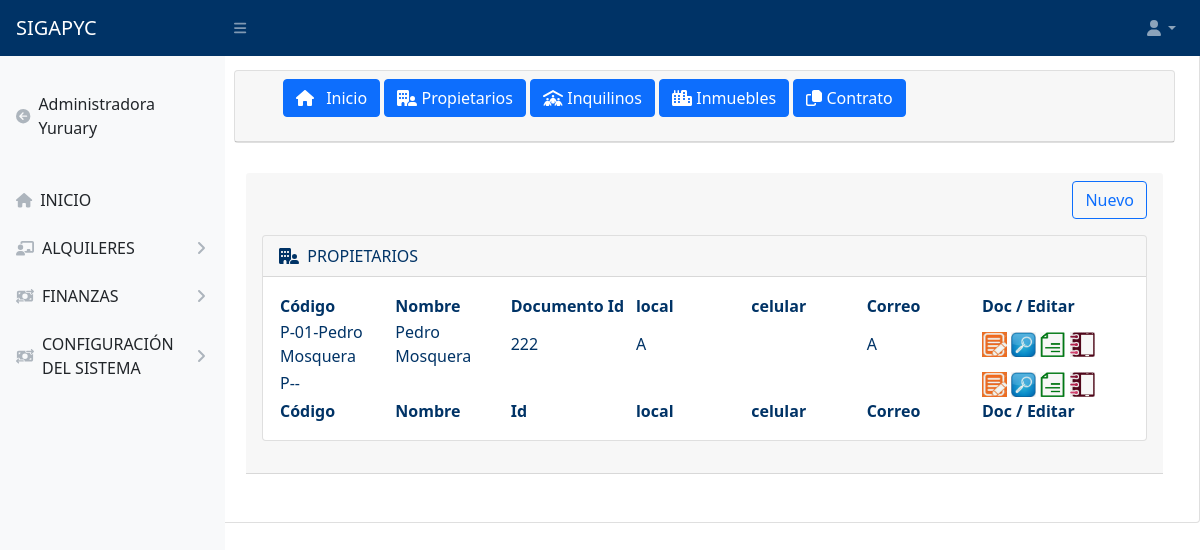
Page /index.php?url=propietarios on the earlier database version.
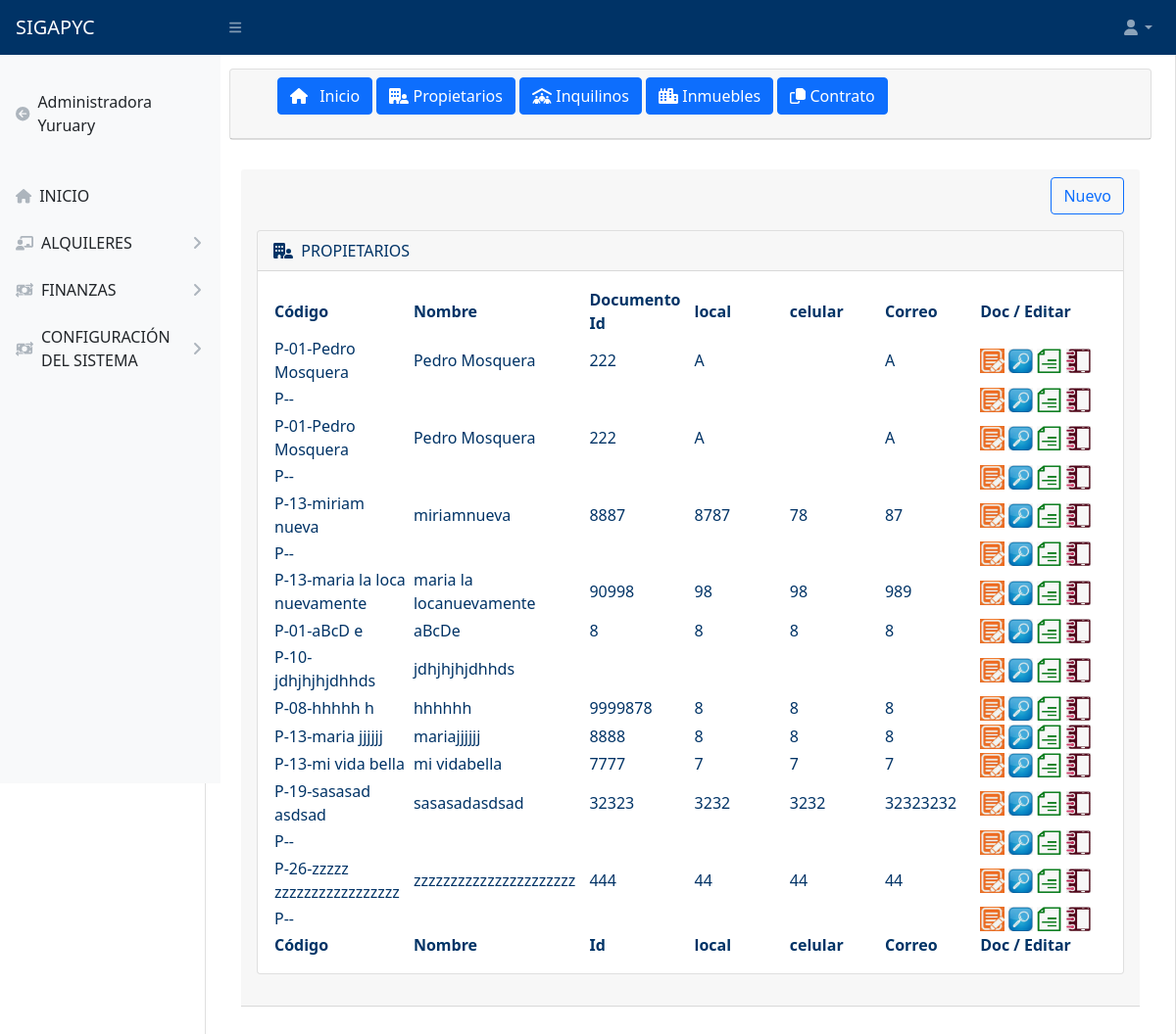
Same page on the later database version.
### tables this page shows
CREATE TABLE `propietario` (
  `id_prop` varchar(10) NOT NULL COMMENT 'id propietario',
  `cod_prop` varchar(75) NOT NULL,
  `nom_prop` varchar(50) NOT NULL COMMENT 'nombre',
  `ape_prop` varchar(50) NOT NULL COMMENT 'apellido',
  `nac_prop` varchar(20) NOT NULL COMMENT 'nacionalidad propietario',
  `ci_prop` varchar(50) NOT NULL COMMENT 'cedula',
  `rif_prop` varchar(50) NOT NULL COMMENT 'rif propietario',
  `pre_prop` varchar(20) NOT NULL COMMENT 'Presentacion propietario',
  `loc_prop` varchar(20) NOT NULL COMMENT 'tel local propietario',
  `cel_prop` varchar(20) NOT NULL COMMENT 'tel celular propietario',
  `cor_prop` varchar(20) NOT NULL COMMENT 'correo propietario',
  `est_prop` varchar(20) NOT NULL COMMENT 'estado propietario',
  `mun_prop` varchar(30) NOT NULL COMMENT 'municipio propietario',
  `par_prop` varchar(30) NOT NULL COMMENT 'parroquia propietario',
  `dir_prop` varchar(100) NOT NULL COMMENT 'direccion propietario',
  `ofi_prop` varchar(50) NOT NULL COMMENT 'direccion de oficina',
  `tip_prop` varchar(20) NOT NULL COMMENT 'tipo de propietario',
  `rep_prop` varchar(75) NOT NULL
);

### controladores/plantilla.controlador.php (called while the page is built)
<?php
class controladorPlantilla{
public function ctrtraeplantilla(){
include "vistas/plantilla.php";
}
}

### index.php (called while the page is built)
<?php
require_once "controladores/plantilla.controlador.php";
require_once "controladores/formularios.comtrolado.php";
require_once "modelos/formulario.modelo.php";
$plantilla = new controladorPlantilla();
$plantilla -> ctrtraeplantilla();

### controladores/formularios.comtrolado.php (called while the page is built, shortened)
<?php
class ControladorFormulario{
    static public function ctrselccionarlistaPropietarios(){
        $tabla = "propietario";
        $respuestas =  modeloFormularios::mdlselccionarPropietraios($tabla,null,null);
        return $respuestas;
    }
}

### modelos/conexcion.php (called while the page is built)
<?php
class conexcion{
 static public function conectar(){
     $limk = new PDO("mysql:host=localhost;dbname=yomulite_alquileres","root","");
     $limk -> exec("set names utf8");
     return $limk;
 }
}

### modelos/formulario.modelo.php (called while the page is built, shortened)
<?php
require_once "conexcion.php";
class modeloFormularios{
  static public function mdlselccionarPropietraios($tabla,$iten,$valor){
    If($iten == null && $valor == null){
      $stmt = conexcion::conectar()->prepare("SELECT * FROM $tabla");
      $stmt->execute();
      return $stmt -> fetchAll();
    }else{
      $stmt = conexcion::conectar()->prepare("SELECT * FROM $tabla WHERE $iten = :$iten");
      $stmt ->bindParam(":".$iten, $valor, PDO::PARAM_STR);
      $stmt->execute();
      return $stmt -> fetch();
    }
}
}

### vistas/paginas/propietarios.php (the view, shortened to what this page needs)
<?php include("menuNavegacion.php"); ?>
<div class="container">
    <div class="card-header">
        <div style="text-align: right;">
        <ol>
                <a class="btn btn-outline-primary" href="index.php?url=ingresar_propietarios" role="button">Nuevo</a>
            </ol>
        </div>
        <?php
            $usuario = ControladorFormulario::ctrselccionarlistaPropietarios();
            ?>
        <div class="card mb-4">
            <div class="card-header">
            <i class="fa-solid fa-building-user"></i>&nbsp;
                PROPIETARIOS
            </div>
            <div class="card-body">
                <table id="datatablesSimple">
                    <thead>
                        <tr>
                            <th width="10%">Código</th>
                            <th width="10%">Nombre</th>
                            <th width="10%">Documento Id</th>
                            <th width="10%">local </th>
                            <th width="10%">celular </th>
                            <th width="10%">Correo</th>
                             <th width="10%">Doc / Editar</th>
                       </tr>
                    </thead>
                    <tfoot>
                        <tr>
                            <th width="10%">Código</th>
                            <th width="10%">Nombre</th>
                            <th width="10%">Id</th>
                            <th width="10%">local </th>
                            <th width="10%">celular </th>
                            <th width="10%">Correo</th>
                             <th width="10%">Doc / Editar</th>
                       </tr>
                    </tfoot>
                    <tbody>
                            <?php foreach ($usuario as $key => $value): ?>
                            <tr>
                                    <td><?php echo (trim($value['cod_prop']));?></td>
                                    <td><?php echo $value["nom_prop"]; ?><?php echo $value["ape_prop"]; ?></td>
                                    <td><?php echo $value["ci_prop"];?></td>
                                    <td><?php echo $value["loc_prop"];?></td>
                                    <td><?php echo $value["cel_prop"];?></td>
                                    <td><?php echo $value["cor_prop"];?></td>
                                    <td>
                                        <div class="btn-group">
                                        <a href='#' ><img src='img/editar.png'  width=25 height=25 ></a> &nbsp;
                                        <a href='#' target='_blank'><img src='img/ver.png' width=25 height=25  alt='Ver'></a> &nbsp;
                                        <a href='#' target='_blank'><img src='img/mandato.png' width=25 height=25  alt='Mandato'></a> &nbsp;
                                        <a href='#'><img src='img/bitacora.png' width=25 height=25  alt='Bitacora'> </a> &nbsp;
                                        </div>
                                    </td>
                                </tr>
                            <?php endforeach ?>
                    </tbody>
                </table>
            </div>
        </div>
    </div>
</div>

### vistas/plantilla.php (shortened to what this page needs)
<!DOCTYPE html>
<html lang="es">
<head>
    <link href="https://cdn.jsdelivr.net/npm/simple-datatables@latest/dist/style.css" rel="stylesheet" />
    <link href="css/styles.css" rel="stylesheet" />
</head>
<body class="sb-nav-fixed">
        <?php
            include "paginas/top.php";
        ?>
    <div id="layoutSidenav">
        <div id="layoutSidenav_nav">
            <?php
                include "paginas/menulateral.php";
            ?>
        </div>
        <div id="layoutSidenav_content">
                <div class="card mb-4">
                    <div class="container-fluid px-4">
                        <?php
                            if(isset($_GET["url"])){
                                if($_GET["url"] == "registro" ||
                                $_GET["url"] == "menuprincipal" ||
                                $_GET["url"] == "propietarios" ||
                                $_GET["url"] == "alquileres" ||
                                $_GET["url"] == "ingresar_propietarios" ){
                                    include "paginas/".$_GET["url"].".php";
                                }else{
                                    include "paginas/error404.php";
                                }
                            }else{
                            include "paginas/inicio.php";
                            }
                        ?>
                    </div>
                </div>
        </div>
</body>
</html>

### vistas/paginas/top.php (shortened to what this page needs)
<nav class="sb-topnav navbar navbar-expand navbar-dark bg-dark">
        <a class="navbar-brand ps-3" href="principal.php">SIGAPYC</a>
        <button class="btn btn-link btn-sm order-1 order-lg-0 me-4 me-lg-0" id="sidebarToggle" href="#!"><i class="fas fa-bars"></i></button>
        <ul class="navbar-nav ms-auto me-0 me-md-3 my-2 my-md-0">
            <li class="nav-item dropdown">
                <a class="nav-link dropdown-toggle" id="navbarDropdown" href="#" role="button" data-bs-toggle="dropdown" aria-expanded="false"><i class="fas fa-user fa-fw"></i></a>
            </li>
        </ul>
    </nav>

### vistas/paginas/menulateral.php (shortened to what this page needs)
<nav class="sb-sidenav accordion sb-sidenav-light" id="sidenavAccordion">
    <div class="sb-sidenav-menu">
    <div class="nav"><br>
            <a class="nav-link" href="principal.php">
                <div class="sb-nav-link-icon"><i class="fa-solid fa-circle-arrow-left"></i></div>
                Administradora Yuruary
            </a><br>
            <a class="nav-link" href="index.php?url=menuprincipal">
                <div class="sb-nav-link-icon"><i class="fa-solid fa-home"></i></div>
                INICIO
            </a>
            <a class="nav-link collapsed" href="#" data-bs-toggle="collapse" data-bs-target="#collapsealquileres" aria-expanded="false" aria-controls="collapsealquileres">
                <div class="sb-nav-link-icon"><i class="fa-solid fa-chalkboard-user"></i></div>
                ALQUILERES
                <div class="sb-sidenav-collapse-arrow"><i class="fas fa-angle-down"></i></div>
            </a>
            <a class="nav-link collapsed" href="#" data-bs-toggle="collapse" data-bs-target="#collapsefinanzas" aria-expanded="false" aria-controls="collapsefinanzas">
                <div class="sb-nav-link-icon"><i class="fa-solid fa-money-bill-transfer"></i></div>
                FINANZAS
                <div class="sb-sidenav-collapse-arrow"><i class="fas fa-angle-down"></i></div>
            </a>
            <a class="nav-link collapsed"  href="#" data-bs-toggle="collapse" data-bs-target="#collapsesistema" aria-expanded="false" aria-controls="collapsesistema">
                <div class="sb-nav-link-icon"><i class="fa-solid fa-money-bill-transfer"></i></div>
                        CONFIGURACIÓN DEL SISTEMA
                <div class="sb-sidenav-collapse-arrow"><i class="fas fa-angle-down"></i></div>
            </a>
        </div>
    </div>
</nav>

### vistas/paginas/menuNavegacion.php
<div class="card">
        <div class="card-header">
            <ol>
                <a type="button" class="btn btn-primary" href="index.php?url=alquileres"> <i class="fas fa-home me-2"></i> Inicio</a>
                <a type="button" class="btn btn-primary" href="index.php?url=propietarios"> <i class="fa-solid fa-building-user"></i> Propietarios</a>
                <a type="button" class="btn btn-primary" href="inquilinos.php"> <i class="fa-solid fa-people-roof"></i> Inquilinos</a>
                <a type="button" class="btn btn-primary" href="inmuebles.php"> <i class="fa-solid fa-city"></i> Inmuebles</a>
                <a type="button" class="btn btn-primary" type="button" class="btn btn-primary"  href="documentos.php"> <i class="fa-regular fa-copy"></i> Contrato</a>
            </ol>
        </div>
    </div>

Differences in the rows shown:
added propietario: cod_prop "P-01-Pedro Mosquera", nom_prop "Pedro", ape_prop "Mosquera", ci_prop "222", loc_prop "A", cor_prop "A"
added propietario: cod_prop "P--"
added propietario: cod_prop "P-13-miriam nueva", nom_prop "miriam", ape_prop "nueva", ci_prop "8887", loc_prop "8787", cel_prop "78", cor_prop "87"
added propietario: cod_prop "P--"
added propietario: cod_prop "P-13-maria la loca nuevamente", nom_prop "maria la loca", ape_prop "nuevamente", ci_prop "90998", loc_prop "98", cel_prop "98", cor_prop "989"
added propietario: cod_prop "P-01-aBcD e", nom_prop "aBcD", ape_prop "e", ci_prop "8", loc_prop "8", cel_prop "8", cor_prop "8"
added propietario: cod_prop "P-10-jdhjhjhjdhhds", nom_prop "jdhjhjhjdhhds"
added propietario: cod_prop "P-08-hhhhh h", nom_prop "hhhhh", ape_prop "h", ci_prop "9999878", loc_prop "8", cel_prop "8", cor_prop "8"
added propietario: cod_prop "P-13-maria jjjjjj", nom_prop "maria", ape_prop "jjjjjj", ci_prop "8888", loc_prop "8", cel_prop "8", cor_prop "8"
added propietario: cod_prop "P-13-mi vida bella", nom_prop "mi vida", ape_prop "bella", ci_prop "7777", loc_prop "7", cel_prop "7", cor_prop "7"
added propietario: cod_prop "P-19-sasasad asdsad", nom_prop "sasasad", ape_prop "asdsad", ci_prop "32323", loc_prop "3232", cel_prop "3232", cor_prop "32323232"
added propietario: cod_prop "P--"
added propietario: cod_prop "P-26-zzzzz zzzzzzzzzzzzzzzzz", nom_prop "zzzzz", ape_prop "zzzzzzzzzzzzzzzzz", ci_prop "444", loc_prop "44", cel_prop "44", cor_prop "44"
added propietario: cod_prop "P--"
